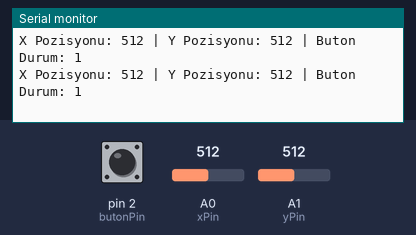
Bench run of a sketch on a simulated Arduino Uno, built with avr-gcc and run on an emulated ATmega328P. Parts: the last lines printed to the serial monitor. The test bench sets the inputs (shaded band); at power-on: A1 (yPin) = 512, pin 2 (butonPin) HIGH, A0 (xPin) = 512.

Above: at 4.2 s.
4.3 s: A1 (yPin) set to 107
At 4.35 s:
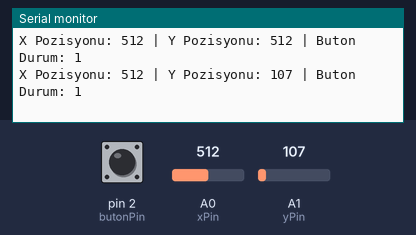
7.3 s: A1 (yPin) set to 91
At 7.38 s:
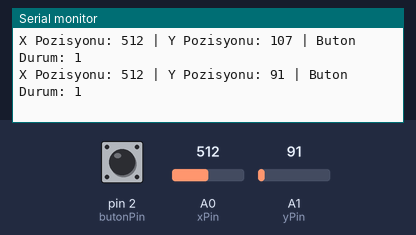
Timing chart, 0 to 10.3 s (numbered marks = the images above; inputs shaded):
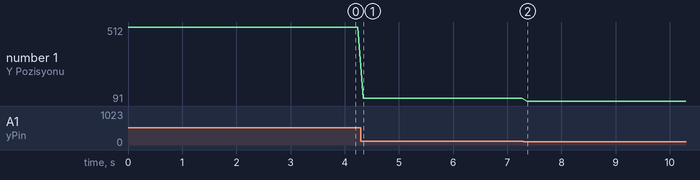

The sketch:

joyStickKontrol.ino
```cpp
int xPin = A0;
int yPin = A1;
int butonPin = 2;

int xPozisyon;
int yPozisyon;
int butonDurum;

void setup() {
  Serial.begin(9600);
  pinMode(xPin, INPUT);
  pinMode(yPin, INPUT);
  pinMode(butonPin, INPUT_PULLUP);
}

void loop() {
  xPozisyon = analogRead(xPin);
  yPozisyon = analogRead(yPin);
  butonDurum = digitalRead(butonPin);

  Serial.print("X Pozisyonu: ");
  Serial.print(xPozisyon);
  Serial.print(" | Y Pozisyonu: ");
  Serial.print(yPozisyon);
  Serial.print(" | Buton Durum: ");
  Serial.println(butonDurum);
  delay(100);
}
```

Measured:
- after the input at 4.3 s, the serial monitor: prints a new line at once (image 1)
- after the input at 7.3 s, the serial monitor: prints a new line after 0.07 s (image 2)
- plotted number 1: 512 → 107 after the input at 4.3 s, 107 → 91 after the input at 7.3 s
